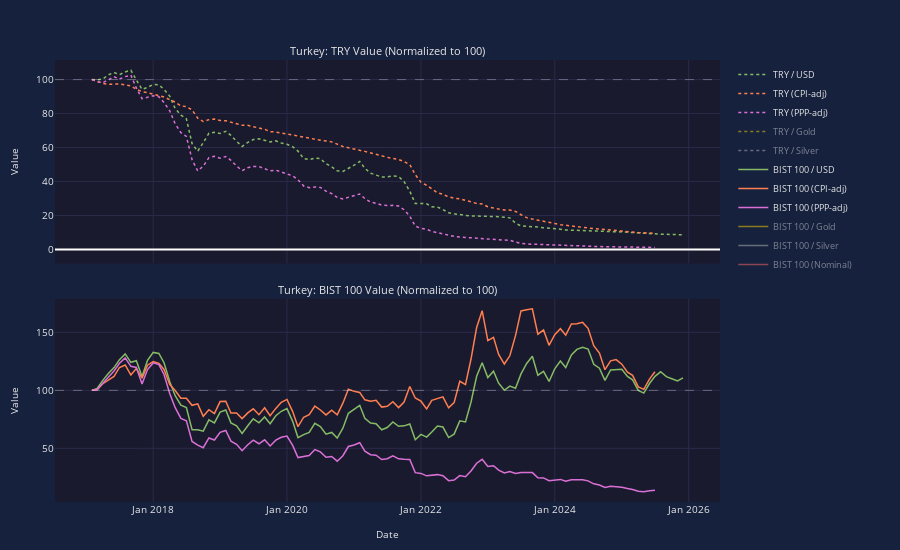

Here is the notebook cell this chart was saved with:
### Markdown cell above
## Turkey: Turkish lira crisis (2018-present)

**Economic Difficulties:** The Turkish lira lost over 80% of its value against the USD from 2018-2023. Annual inflation peaked at 85% in 2022, with food inflation exceeding 100%.

**Causes:** Unorthodox monetary policy under President Erdogan who pressured the central bank to cut interest rates despite rising inflation (his belief that high rates cause inflation). Combined with large current account deficits, political instability, and declining foreign reserves.

**Government Interventions:**
- *Interest rate cuts (2021-2022)*: Central bank cut rates from 19% to 8.5% despite 80%+ inflation - accelerated currency collapse (unsuccessful)
- *FX-protected deposits*: Government guaranteed lira deposits against dollar depreciation - costly fiscal burden but temporarily stopped bank runs
- *Policy reversal (2023)*: New central bank leadership raised rates to 50% - lira stabilized and inflation began declining (successful)
- *Capital controls*: Informal pressure on banks to limit FX transactions - created distortions

### Code cell
show_country_analysis(norm_data['Turkey'])
